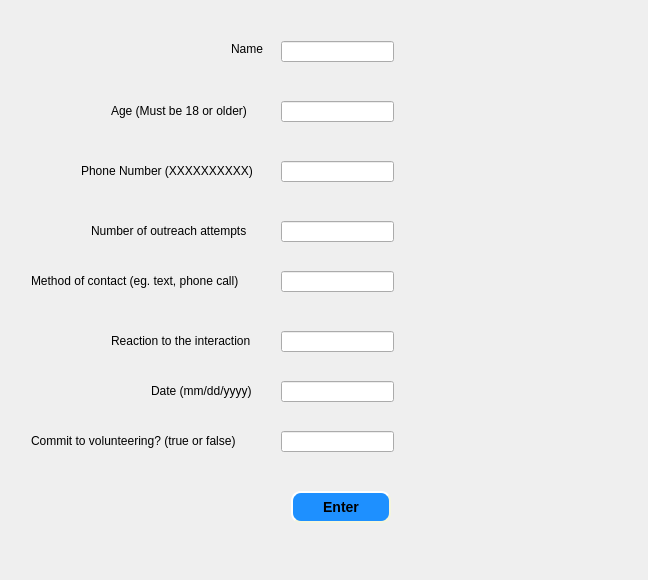
<?xml version="1.0" encoding="UTF-8"?>
<ui version="4.0">
 <class>LogGui</class>
 <widget class="QWidget" name="LogGui">
  <property name="geometry">
   <rect>
    <x>0</x>
    <y>0</y>
    <width>648</width>
    <height>580</height>
   </rect>
  </property>
  <property name="windowTitle">
   <string>Form</string>
  </property>
  <layout class="QGridLayout" name="gridLayout">
   <item row="0" column="0">
    <widget class="QStackedWidget" name="stackedWidget_log">
     <property name="currentIndex">
      <number>0</number>
     </property>
     <widget class="QWidget" name="page">
      <widget class="QLineEdit" name="lineEdit_numOfAttempts">
       <property name="geometry">
        <rect>
         <x>270</x>
         <y>210</y>
         <width>113</width>
         <height>21</height>
        </rect>
       </property>
      </widget>
      <widget class="QLineEdit" name="lineEdit_reaction">
       <property name="geometry">
        <rect>
         <x>270</x>
         <y>320</y>
         <width>113</width>
         <height>21</height>
        </rect>
       </property>
      </widget>
      <widget class="QLabel" name="label_name">
       <property name="geometry">
        <rect>
         <x>220</x>
         <y>30</y>
         <width>41</width>
         <height>16</height>
        </rect>
       </property>
       <property name="text">
        <string>Name</string>
       </property>
      </widget>
      <widget class="QLabel" name="label_age">
       <property name="geometry">
        <rect>
         <x>100</x>
         <y>90</y>
         <width>161</width>
         <height>20</height>
        </rect>
       </property>
       <property name="text">
        <string>Age (Must be 18 or older)</string>
       </property>
      </widget>
      <widget class="QPushButton" name="pushButton_enter">
       <property name="geometry">
        <rect>
         <x>280</x>
         <y>480</y>
         <width>100</width>
         <height>32</height>
        </rect>
       </property>
       <property name="styleSheet">
        <string notr="true">background-color:rgb(30,144,255);
    border-style: outset;
    border-width: 2px;
    border-radius: 10px;
    border-color: beige;
    font: bold 14px;

</string>
       </property>
       <property name="text">
        <string>Enter</string>
       </property>
      </widget>
      <widget class="QLabel" name="label_committed">
       <property name="geometry">
        <rect>
         <x>20</x>
         <y>420</y>
         <width>241</width>
         <height>20</height>
        </rect>
       </property>
       <property name="text">
        <string>Commit to volunteering? (true or false)</string>
       </property>
      </widget>
      <widget class="QLabel" name="label_date">
       <property name="geometry">
        <rect>
         <x>140</x>
         <y>370</y>
         <width>121</width>
         <height>20</height>
        </rect>
       </property>
       <property name="text">
        <string>Date (mm/dd/yyyy)</string>
       </property>
      </widget>
      <widget class="QLineEdit" name="lineEdit_name">
       <property name="geometry">
        <rect>
         <x>270</x>
         <y>30</y>
         <width>113</width>
         <height>21</height>
        </rect>
       </property>
      </widget>
      <widget class="QLabel" name="label_reaction">
       <property name="geometry">
        <rect>
         <x>100</x>
         <y>320</y>
         <width>161</width>
         <height>20</height>
        </rect>
       </property>
       <property name="text">
        <string>Reaction to the interaction</string>
       </property>
      </widget>
      <widget class="QLabel" name="label_phoneNumber">
       <property name="geometry">
        <rect>
         <x>70</x>
         <y>150</y>
         <width>201</width>
         <height>20</height>
        </rect>
       </property>
       <property name="text">
        <string>Phone Number (XXXXXXXXXX)</string>
       </property>
      </widget>
      <widget class="QLineEdit" name="lineEdit_methodOfContact">
       <property name="geometry">
        <rect>
         <x>270</x>
         <y>260</y>
         <width>113</width>
         <height>21</height>
        </rect>
       </property>
      </widget>
      <widget class="QLabel" name="label_numOfAttempts">
       <property name="geometry">
        <rect>
         <x>80</x>
         <y>210</y>
         <width>181</width>
         <height>20</height>
        </rect>
       </property>
       <property name="text">
        <string>Number of outreach attempts</string>
       </property>
      </widget>
      <widget class="QLineEdit" name="lineEdit_committed">
       <property name="geometry">
        <rect>
         <x>270</x>
         <y>420</y>
         <width>113</width>
         <height>21</height>
        </rect>
       </property>
      </widget>
      <widget class="QLineEdit" name="lineEdit_phoneNumber">
       <property name="geometry">
        <rect>
         <x>270</x>
         <y>150</y>
         <width>113</width>
         <height>21</height>
        </rect>
       </property>
      </widget>
      <widget class="QLineEdit" name="lineEdit_age">
       <property name="geometry">
        <rect>
         <x>270</x>
         <y>90</y>
         <width>113</width>
         <height>21</height>
        </rect>
       </property>
      </widget>
      <widget class="QLineEdit" name="lineEdit_date">
       <property name="geometry">
        <rect>
         <x>270</x>
         <y>370</y>
         <width>113</width>
         <height>21</height>
        </rect>
       </property>
      </widget>
      <widget class="QLabel" name="label_methodOfContact">
       <property name="geometry">
        <rect>
         <x>20</x>
         <y>260</y>
         <width>241</width>
         <height>20</height>
        </rect>
       </property>
       <property name="text">
        <string>Method of contact (eg. text, phone call)</string>
       </property>
      </widget>
     </widget>
     <widget class="QWidget" name="page_2"/>
    </widget>
   </item>
  </layout>
 </widget>
 <resources/>
 <connections/>
</ui>
